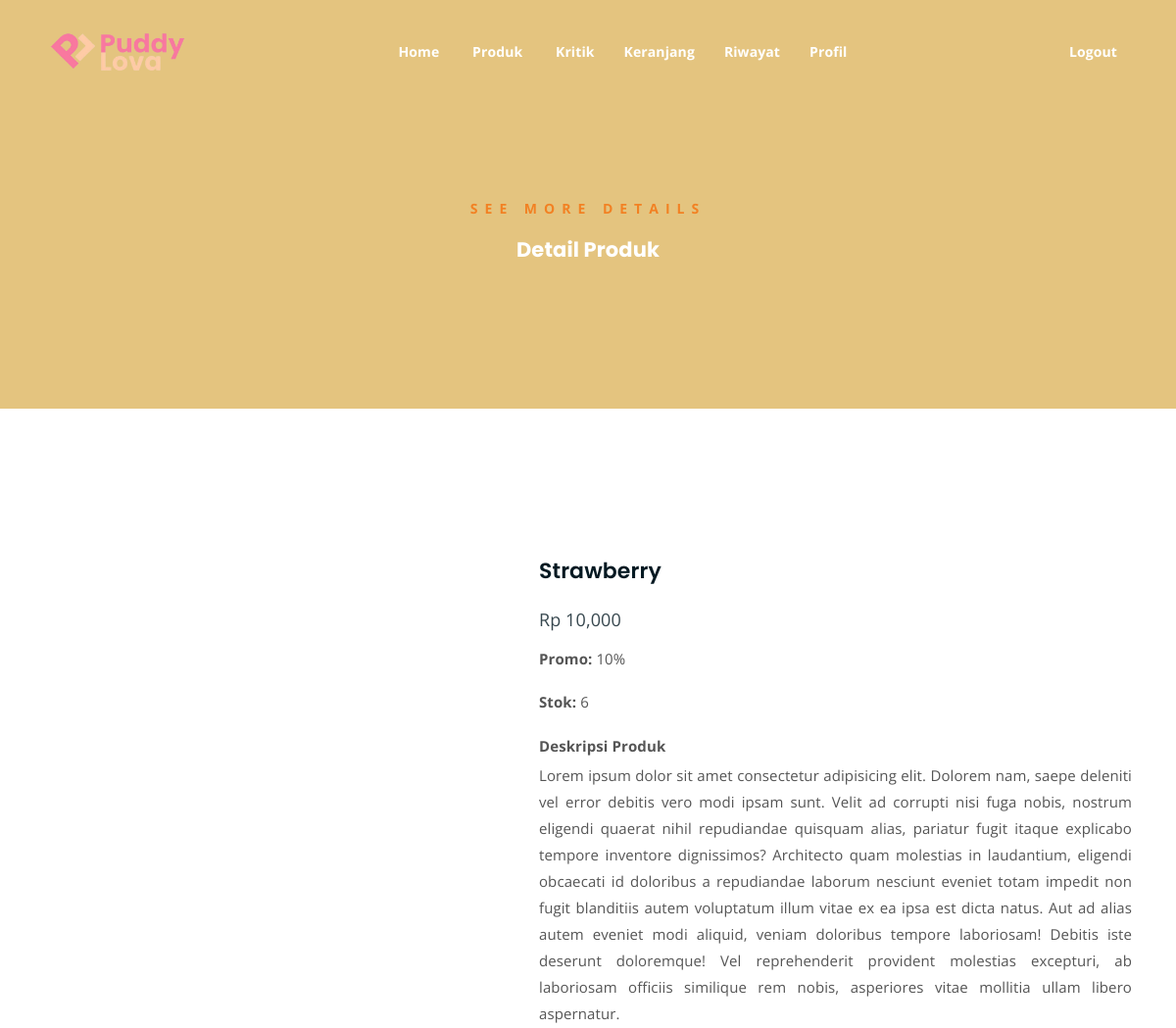
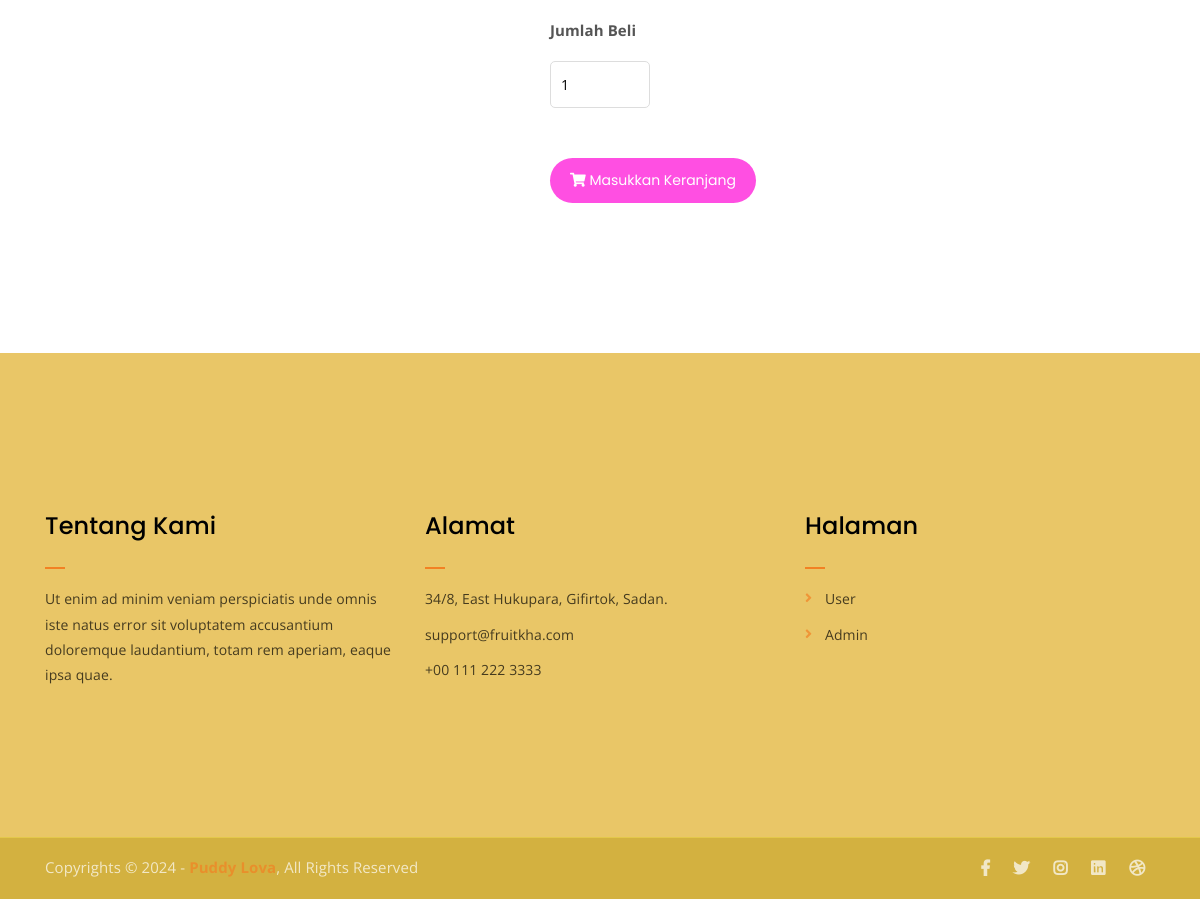
Screenshot of /produk-detail.php?id_produk=me389 (signed in) with the database file from the repository (2 pictures, top to bottom).
### tables this page shows
CREATE TABLE `promosi` (
  `id_promosi_produk` int(11) NOT NULL,
  `id_produk` varchar(55) NOT NULL,
  `promo` varchar(55) NOT NULL,
  `mulai` varchar(55) NOT NULL,
  `berakhir` varchar(55) NOT NULL
);

CREATE TABLE `produk` (
  `id` int(11) NOT NULL,
  `id_produk` varchar(11) NOT NULL,
  `nama_produk` varchar(55) NOT NULL,
  `gambar` varchar(55) NOT NULL,
  `harga` varchar(55) NOT NULL,
  `stok_produk` varchar(11) NOT NULL,
  `deskripsi` varchar(1000) NOT NULL
);

### produk-detail.php (the view, shortened to what this page needs)
<?php
include("./app/database/db.php");
$id_produk = $_GET['id_produk'];
$produk = mysqli_query($conn, "SELECT * FROM produk LEFT JOIN promosi ON produk.id_produk = promosi.id_produk WHERE produk.id_produk = '$id_produk'");
$p = mysqli_fetch_array($produk);
?>
<!DOCTYPE html>
<html lang="en">
<head>
	<link rel="stylesheet" href="assets/css/all.min.css">
	<link rel="stylesheet" href="assets/bootstrap/css/bootstrap.min.css">
	<link rel="stylesheet" href="assets/css/owl.carousel.css">
	<link rel="stylesheet" href="assets/css/magnific-popup.css">
	<link rel="stylesheet" href="assets/css/animate.css">
	<link rel="stylesheet" href="assets/css/meanmenu.min.css">
	<link rel="stylesheet" href="assets/css/main.css">
	<link rel="stylesheet" href="assets/css/responsive.css">
</head>
<body>
	<?php include('./include/nav.php') ?>
	<div class="breadcrumb-section breadcrumb-bg">
		<div class="container">
			<div class="row">
				<div class="col-lg-8 offset-lg-2 text-center">
					<div class="breadcrumb-text">
						<p>See more Details</p>
						<h4 style="color: white;">Detail Produk</h4>
					</div>
				</div>
			</div>
		</div>
	</div>
	<div class="single-product mt-150 mb-150">
		<div class="container">
			<form action="post-keranjang.php" method="POST">
				<div class="row">
					<div class="col-md-5">
						<div class="single-product-img">
						</div>
					</div>
					<div class="col-md-7">
						<div class="single-product-content">
							<h3><?php echo $p['nama_produk'] ?></h3>
							<p class="single-product-pricing"><span>Rp <?php echo number_format($p['harga']) ?></span></p>
							<div class="single-product-form">
								<p><strong>Promo: </strong><?php echo $p['promo'] ?>%</p>
								<p><strong>Stok: </strong><?php echo $p['stok_produk'] ?></p>
								<p class="mb-1"><strong>Deskripsi Produk</strong></p>
								<p style="text-align: justify;"><?php echo $p['deskripsi'] ?></p>
								<p><strong>Jumlah Beli</strong></p>
								<input type="number" name="jumlah" value="1">
							</div>
							<button type="submit" name="keranjang" class="cart-btn"><i class="fas fa-shopping-cart"></i> Masukkan Keranjang</button>
						</div>
					</div>
				</div>
			</form>
		</div>
	</div>
	<?php include('./include/footer.php') ?>
</body>
</html>

### assets/css/main.css (style rules this page uses)
html { font-size: 14px; font-weight: 400; line-height: 28px; height: 100%; }
body { font-family: "Open Sans", sans-serif; font-weight: 400; font-size: 1rem; letter-spacing: 0.1px; line-height: 1.8; color: #051922; overflow-x: hidden; }
h1, .h1, h2, .h2, h3, .h3, h4, .h4, h5, .h5, h6, .h6 { font-family: "Poppins", sans-serif; font-weight: 700; margin: 0 0 1.25rem 0; color: #051922; }
h1:last-child, .h1:last-child, h2:last-child, .h2:last-child, h3:last-child, .h3:last-child, h4:last-child, .h4:last-child, h5:last-child, .h5:last-child, h6:last-child, .h6:last-child { margin: 0; }
h3, .h3 { font-size: 2rem; font-weight: 700; line-height: 2.25rem; }
h4, .h4 { font-size: 1.5rem; font-weight: 700; line-height: 1.75rem; }
p { font-family: "Open Sans", sans-serif; font-weight: 400; font-size: 1rem; letter-spacing: 0.1px; line-height: 1.8; color: #051922; margin: 0 0 1.25rem 0; }
.mt-150 { margin-top: 150px; }
.mb-150 { margin-bottom: 150px; }
a.boxed-btn, a.bordered-btn, a.cart-btn, button.cart-btn { border-radius: 50px; border: none; }
.breadcrumb-bg { background-image: url(../img/breadcrumb-bg.jpg); }
.breadcrumb-text p { color: #f28123; font-weight: 700; text-transform: uppercase; letter-spacing: 7px; }
.breadcrumb-section { padding: 150px 0; background-size: cover; background-position: center center; position: relative; z-index: 1; background-attachment: fixed; padding-top: 200px; }
.breadcrumb-section:after { position: absolute; left: 0; top: 0; width: 100%; height: 100%; content: ""; background-color: #e0b862; z-index: -1; opacity: 0.8; }
html, body { height: 100%; }
input.cart-btn, button.cart-btn { font-family: "Poppins", sans-serif; display: inline-block; background-color: #ff4fe2; color: #fff; padding: 10px 20px; }
.single-product-content h3 { font-size: 22px; font-weight: 600; }
p.single-product-pricing span { font-size: 18px; display: block; opacity: 0.8; margin-bottom: 10px; font-weight: 400; }
.single-product-content p { font-size: 15px; color: #555; line-height: 1.8; }
.single-product-content p.single-product-pricing { font-size: 32px; font-weight: 700; margin-bottom: 10px; color: #051922; line-height: inherit; }
input[type="number"] { border: 1px solid #ddd; border-radius: 5px; padding: 10px; width: 100px; margin-bottom: 15px; }
.single-product-content { margin-left: 30px; }

### rows the page displays
promosi: produk.nama_produk "Strawberry", produk.harga "10,000", promo "10", produk.stok_produk "6", produk.deskripsi "Lorem ipsum dolor sit amet consectetur adipisicing elit. Dolorem nam, saepe deleniti vel error debitis vero modi ipsam sunt. Velit ad corrupti nisi fuga nobis, nostrum eligendi quaerat nihil repudiandae quisquam alias, pariatur fugit itaque explicabo tempore inventore dignissimos? Architecto quam molestias in laudantium, eligendi obcaecati id doloribus a repudiandae laborum nesciunt eveniet totam impedit non fugit blanditiis autem voluptatum illum vitae ex ea ipsa est dicta natus. Aut ad alias autem eveniet modi aliquid, veniam doloribus tempore laboriosam! Debitis iste deserunt doloremque! Vel reprehenderit provident molestias excepturi, ab laboriosam officiis similique rem nobis,…"
